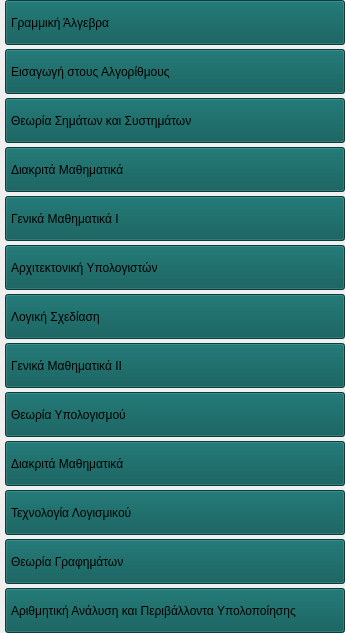
               <widget class="QWidget" name="scrollAreaWidgetContents_2">
                <property name="geometry">
                 <rect>
                  <x>0</x>
                  <y>0</y>
                  <width>345</width>
                  <height>633</height>
                 </rect>
                </property>
                <layout class="QVBoxLayout" name="verticalLayout_37">
                 <property name="spacing">
                  <number>4</number>
                 </property>
                 <property name="leftMargin">
                  <number>5</number>
                 </property>
                 <property name="topMargin">
                  <number>0</number>
                 </property>
                 <property name="rightMargin">
                  <number>0</number>
                 </property>
                 <property name="bottomMargin">
                  <number>0</number>
                 </property>
                 <item>
                  <widget class="QPushButton" name="pushButton_45">
                   <property name="sizePolicy">
                    <sizepolicy hsizetype="Preferred" vsizetype="Fixed">
                     <horstretch>0</horstretch>
                     <verstretch>0</verstretch>
                    </sizepolicy>
                   </property>
                   <property name="minimumSize">
                    <size>
                     <width>0</width>
                     <height>45</height>
                    </size>
                   </property>
                   <property name="maximumSize">
                    <size>
                     <width>500</width>
                     <height>45</height>
                    </size>
                   </property>
                   <property name="font">
                    <font>
                     <pointsize>9</pointsize>
                     <stylestrategy>PreferDefault</stylestrategy>
                    </font>
                   </property>
                   <property name="layoutDirection">
                    <enum>Qt::LeftToRight</enum>
                   </property>
                   <property name="autoFillBackground">
                    <bool>false</bool>
                   </property>
                   <property name="styleSheet">
                    <string notr="true">background-color: rgb(5, 87, 85);
text-align: left; padding-left: 5px;
</string>
                   </property>
                   <property name="text">
                    <string>Γραμμική Άλγεβρα</string>
                   </property>
                   <property name="icon">
                    <iconset resource="../Qss/icons/_icons.qrc">
                     <normaloff>:/feather/icons/feather/book-open.png</normaloff>:/feather/icons/feather/book-open.png</iconset>
                   </property>
                   <property name="iconSize">
                    <size>
                     <width>20</width>
                     <height>20</height>
                    </size>
                   </property>
                  </widget>
                 </item>
                 <item>
                  <widget class="QPushButton" name="pushButton_47">
                   <property name="sizePolicy">
                    <sizepolicy hsizetype="Preferred" vsizetype="Fixed">
                     <horstretch>0</horstretch>
                     <verstretch>0</verstretch>
                    </sizepolicy>
                   </property>
                   <property name="minimumSize">
                    <size>
                     <width>0</width>
                     <height>45</height>
                    </size>
                   </property>
                   <property name="maximumSize">
                    <size>
                     <width>500</width>
                     <height>45</height>
                    </size>
                   </property>
                   <property name="font">
                    <font>
                     <pointsize>9</pointsize>
                     <stylestrategy>PreferDefault</stylestrategy>
                    </font>
                   </property>
                   <property name="layoutDirection">
                    <enum>Qt::LeftToRight</enum>
                   </property>
                   <property name="autoFillBackground">
                    <bool>false</bool>
                   </property>
                   <property name="styleSheet">
                    <string notr="true">background-color: rgb(5, 87, 85);
text-align: left; padding-left: 5px;
</string>
                   </property>
                   <property name="text">
                    <string>Εισαγωγή στους Αλγορίθμους</string>
                   </property>
                   <property name="icon">
                    <iconset resource="../Qss/icons/_icons.qrc">
                     <normaloff>:/feather/icons/feather/book-open.png</normaloff>:/feather/icons/feather/book-open.png</iconset>
                   </property>
                   <property name="iconSize">
                    <size>
                     <width>20</width>
                     <height>20</height>
                    </size>
                   </property>
                  </widget>
                 </item>
                 <item>
                  <widget class="QPushButton" name="pushButton_46">
                   <property name="sizePolicy">
                    <sizepolicy hsizetype="Preferred" vsizetype="Fixed">
                     <horstretch>0</horstretch>
                     <verstretch>0</verstretch>
                    </sizepolicy>
                   </property>
                   <property name="minimumSize">
                    <size>
                     <width>0</width>
                     <height>45</height>
                    </size>
                   </property>
                   <property name="maximumSize">
                    <size>
                     <width>500</width>
                     <height>45</height>
                    </size>
                   </property>
                   <property name="font">
                    <font>
                     <pointsize>9</pointsize>
                     <stylestrategy>PreferDefault</stylestrategy>
                    </font>
                   </property>
                   <property name="layoutDirection">
                    <enum>Qt::LeftToRight</enum>
                   </property>
                   <property name="autoFillBackground">
                    <bool>false</bool>
                   </property>
                   <property name="styleSheet">
                    <string notr="true">background-color: rgb(5, 87, 85);
text-align: left; padding-left: 5px;
</string>
                   </property>
                   <property name="text">
                    <string>Θεωρία Σημάτων και Συστημάτων</string>
                   </property>
                   <property name="icon">
                    <iconset resource="../Qss/icons/_icons.qrc">
                     <normaloff>:/feather/icons/feather/book-open.png</normaloff>:/feather/icons/feather/book-open.png</iconset>
                   </property>
                   <property name="iconSize">
                    <size>
                     <width>20</width>
                     <height>20</height>
                    </size>
                   </property>
                  </widget>
                 </item>
                 <item>
                  <widget class="QPushButton" name="pushButton_44">
                   <property name="sizePolicy">
                    <sizepolicy hsizetype="Preferred" vsizetype="Fixed">
                     <horstretch>0</horstretch>
                     <verstretch>0</verstretch>
                    </sizepolicy>
                   </property>
                   <property name="minimumSize">
                    <size>
                     <width>0</width>
                     <height>45</height>
                    </size>
                   </property>
                   <property name="maximumSize">
                    <size>
                     <width>500</width>
                     <height>45</height>
                    </size>
                   </property>
                   <property name="font">
                    <font>
                     <pointsize>9</pointsize>
                     <stylestrategy>PreferDefault</stylestrategy>
                    </font>
                   </property>
                   <property name="layoutDirection">
                    <enum>Qt::LeftToRight</enum>
                   </property>
                   <property name="autoFillBackground">
                    <bool>false</bool>
                   </property>
                   <property name="styleSheet">
                    <string notr="true">background-color: rgb(5, 87, 85);
text-align: left; padding-left: 5px;
</string>
                   </property>
                   <property name="text">
                    <string>Διακριτά Μαθηματικά</string>
                   </property>
                   <property name="icon">
                    <iconset resource="../Qss/icons/_icons.qrc">
                     <normaloff>:/feather/icons/feather/book-open.png</normaloff>:/feather/icons/feather/book-open.png</iconset>
                   </property>
                   <property name="iconSize">
                    <size>
                     <width>20</width>
                     <height>20</height>
                    </size>
                   </property>
                  </widget>
                 </item>
                 <item>
                  <widget class="QPushButton" name="pushButton_43">
                   <property name="sizePolicy">
                    <sizepolicy hsizetype="Preferred" vsizetype="Fixed">
                     <horstretch>0</horstretch>
                     <verstretch>0</verstretch>
                    </sizepolicy>
                   </property>
                   <property name="minimumSize">
                    <size>
                     <width>0</width>
                     <height>45</height>
                    </size>
                   </property>
                   <property name="maximumSize">
                    <size>
                     <width>500</width>
                     <height>45</height>
                    </size>
                   </property>
                   <property name="font">
                    <font>
                     <pointsize>9</pointsize>
                     <stylestrategy>PreferDefault</stylestrategy>
                    </font>
                   </property>
                   <property name="layoutDirection">
                    <enum>Qt::LeftToRight</enum>
                   </property>
                   <property name="autoFillBackground">
                    <bool>false</bool>
                   </property>
                   <property name="styleSheet">
                    <string notr="true">background-color: rgb(5, 87, 85);
text-align: left; padding-left: 5px;
</string>
                   </property>
                   <property name="text">
                    <string>Γενικά Μαθηματικά Ι</string>
                   </property>
                   <property name="icon">
                    <iconset resource="../Qss/icons/_icons.qrc">
                     <normaloff>:/feather/icons/feather/book-open.png</normaloff>:/feather/icons/feather/book-open.png</iconset>
                   </property>
                   <property name="iconSize">
                    <size>
                     <width>20</width>
                     <height>20</height>
                    </size>
                   </property>
                  </widget>
                 </item>
                 <item>
                  <widget class="QPushButton" name="pushButton_42">
                   <property name="sizePolicy">
                    <sizepolicy hsizetype="Preferred" vsizetype="Fixed">
                     <horstretch>0</horstretch>
                     <verstretch>0</verstretch>
                    </sizepolicy>
                   </property>
                   <property name="minimumSize">
                    <size>
                     <width>0</width>
                     <height>45</height>
                    </size>
                   </property>
                   <property name="maximumSize">
                    <size>
                     <width>500</width>
                     <height>45</height>
                    </size>
                   </property>
                   <property name="font">
                    <font>
                     <pointsize>9</pointsize>
                     <stylestrategy>PreferDefault</stylestrategy>
                    </font>
                   </property>
                   <property name="layoutDirection">
                    <enum>Qt::LeftToRight</enum>
                   </property>
                   <property name="autoFillBackground">
                    <bool>false</bool>
                   </property>
                   <property name="styleSheet">
                    <string notr="true">background-color: rgb(5, 87, 85);
text-align: left; padding-left: 5px;
</string>
                   </property>
                   <property name="text">
                    <string>Αρχιτεκτονική Υπολογιστών</string>
                   </property>
                   <property name="icon">
                    <iconset resource="../Qss/icons/_icons.qrc">
                     <normaloff>:/feather/icons/feather/book-open.png</normaloff>:/feather/icons/feather/book-open.png</iconset>
                   </property>
                   <property name="iconSize">
                    <size>
                     <width>20</width>
                     <height>20</height>
                    </size>
                   </property>
                  </widget>
                 </item>
                 <item>
                  <widget class="QPushButton" name="pushButton_41">
                   <property name="sizePolicy">
                    <sizepolicy hsizetype="Preferred" vsizetype="Fixed">
                     <horstretch>0</horstretch>
                     <verstretch>0</verstretch>
                    </sizepolicy>
                   </property>
                   <property name="minimumSize">
                    <size>
                     <width>0</width>
                     <height>45</height>
                    </size>
                   </property>
                   <property name="maximumSize">
                    <size>
                     <width>500</width>
                     <height>45</height>
                    </size>
                   </property>
                   <property name="font">
                    <font>
                     <pointsize>9</pointsize>
                     <stylestrategy>PreferDefault</stylestrategy>
                    </font>
                   </property>
                   <property name="layoutDirection">
                    <enum>Qt::LeftToRight</enum>
                   </property>
                   <property name="autoFillBackground">
                    <bool>false</bool>
                   </property>
                   <property name="styleSheet">
                    <string notr="true">background-color: rgb(5, 87, 85);
text-align: left; padding-left: 5px;
</string>
                   </property>
                   <property name="text">
                    <string>Λογική Σχεδίαση</string>
                   </property>
                   <property name="icon">
                    <iconset resource="../Qss/icons/_icons.qrc">
                     <normaloff>:/feather/icons/feather/book-open.png</normaloff>:/feather/icons/feather/book-open.png</iconset>
                   </property>
                   <property name="iconSize">
                    <size>
                     <width>20</width>
                     <height>20</height>
                    </size>
                   </property>
                  </widget>
                 </item>
                 <item>
                  <widget class="QPushButton" name="pushButton_40">
                   <property name="sizePolicy">
                    <sizepolicy hsizetype="Preferred" vsizetype="Fixed">
                     <horstretch>0</horstretch>
                     <verstretch>0</verstretch>
                    </sizepolicy>
                   </property>
                   <property name="minimumSize">
                    <size>
                     <width>0</width>
                     <height>45</height>
                    </size>
                   </property>
                   <property name="maximumSize">
                    <size>
                     <width>500</width>
                     <height>45</height>
                    </size>
                   </property>
                   <property name="font">
                    <font>
                     <pointsize>9</pointsize>
                     <stylestrategy>PreferDefault</stylestrategy>
                    </font>
                   </property>
                   <property name="layoutDirection">
                    <enum>Qt::LeftToRight</enum>
                   </property>
                   <property name="autoFillBackground">
                    <bool>false</bool>
                   </property>
                   <property name="styleSheet">
                    <string notr="true">background-color: rgb(5, 87, 85);
text-align: left; padding-left: 5px;
</string>
                   </property>
                   <property name="text">
                    <string>Γενικά Μαθηματικά ΙΙ</string>
                   </property>
                   <property name="icon">
                    <iconset resource="../Qss/icons/_icons.qrc">
                     <normaloff>:/feather/icons/feather/book-open.png</normaloff>:/feather/icons/feather/book-open.png</iconset>
                   </property>
                   <property name="iconSize">
                    <size>
                     <width>20</width>
                     <height>20</height>
                    </size>
                   </property>
                  </widget>
                 </item>
                 <item>
                  <widget class="QPushButton" name="pushButton_39">
                   <property name="sizePolicy">
                    <sizepolicy hsizetype="Preferred" vsizetype="Fixed">
                     <horstretch>0</horstretch>
                     <verstretch>0</verstretch>
                    </sizepolicy>
                   </property>
                   <property name="minimumSize">
                    <size>
                     <width>0</width>
                     <height>45</height>
                    </size>
                   </property>
                   <property name="maximumSize">
                    <size>
                     <width>500</width>
                     <height>45</height>
                    </size>
                   </property>
                   <property name="font">
                    <font>
                     <pointsize>9</pointsize>
                     <stylestrategy>PreferDefault</stylestrategy>
                    </font>
                   </property>
                   <property name="layoutDirection">
                    <enum>Qt::LeftToRight</enum>
                   </property>
                   <property name="autoFillBackground">
                    <bool>false</bool>
                   </property>
                   <property name="styleSheet">
                    <string notr="true">background-color: rgb(5, 87, 85);
text-align: left; padding-left: 5px;
</string>
                   </property>
                   <property name="text">
                    <string>Θεωρία Υπολογισμού</string>
                   </property>
                   <property name="icon">
                    <iconset resource="../Qss/icons/_icons.qrc">
                     <normaloff>:/feather/icons/feather/book-open.png</normaloff>:/feather/icons/feather/book-open.png</iconset>
                   </property>
                   <property name="iconSize">
                    <size>
                     <width>20</width>
                     <height>20</height>
                    </size>
                   </property>
                  </widget>
                 </item>
                 <item>
                  <widget class="QPushButton" name="pushButton_48">
                   <property name="sizePolicy">
                    <sizepolicy hsizetype="Preferred" vsizetype="Fixed">
                     <horstretch>0</horstretch>
                     <verstretch>0</verstretch>
                    </sizepolicy>
                   </property>
                   <property name="minimumSize">
                    <size>
                     <width>0</width>
                     <height>45</height>
                    </size>
                   </property>
                   <property name="maximumSize">
                    <size>
                     <width>500</width>
                     <height>45</height>
                    </size>
                   </property>
                   <property name="font">
                    <font>
                     <pointsize>9</pointsize>
                     <stylestrategy>PreferDefault</stylestrategy>
                    </font>
                   </property>
                   <property name="layoutDirection">
                    <enum>Qt::LeftToRight</enum>
                   </property>
                   <property name="autoFillBackground">
                    <bool>false</bool>
                   </property>
                   <property name="styleSheet">
                    <string notr="true">background-color: rgb(5, 87, 85);
text-align: left; padding-left: 5px;
</string>
                   </property>
                   <property name="text">
                    <string>Διακριτά Μαθηματικά</string>
                   </property>
                   <property name="icon">
                    <iconset resource="../Qss/icons/_icons.qrc">
                     <normaloff>:/feather/icons/feather/book-open.png</normaloff>:/feather/icons/feather/book-open.png</iconset>
                   </property>
                   <property name="iconSize">
                    <size>
                     <width>20</width>
                     <height>20</height>
                    </size>
                   </property>
                  </widget>
                 </item>
                 <item>
                  <widget class="QPushButton" name="pushButton_38">
                   <property name="sizePolicy">
                    <sizepolicy hsizetype="Preferred" vsizetype="Fixed">
                     <horstretch>0</horstretch>
                     <verstretch>0</verstretch>
                    </sizepolicy>
                   </property>
                   <property name="minimumSize">
                    <size>
                     <width>0</width>
                     <height>45</height>
                    </size>
                   </property>
                   <property name="maximumSize">
                    <size>
                     <width>500</width>
                     <height>45</height>
                    </size>
                   </property>
                   <property name="font">
                    <font>
                     <pointsize>9</pointsize>
                     <stylestrategy>PreferDefault</stylestrategy>
                    </font>
                   </property>
                   <property name="layoutDirection">
                    <enum>Qt::LeftToRight</enum>
                   </property>
                   <property name="autoFillBackground">
                    <bool>false</bool>
                   </property>
                   <property name="styleSheet">
                    <string notr="true">background-color: rgb(5, 87, 85);
text-align: left; padding-left: 5px;
</string>
                   </property>
                   <property name="text">
                    <string>Τεχνολογία Λογισμικού</string>
                   </property>
                   <property name="icon">
                    <iconset resource="../Qss/icons/_icons.qrc">
                     <normaloff>:/feather/icons/feather/book-open.png</normaloff>:/feather/icons/feather/book-open.png</iconset>
                   </property>
                   <property name="iconSize">
                    <size>
                     <width>20</width>
                     <height>20</height>
                    </size>
                   </property>
                  </widget>
                 </item>
                 <item>
                  <widget class="QPushButton" name="pushButton_37">
                   <property name="sizePolicy">
                    <sizepolicy hsizetype="Preferred" vsizetype="Fixed">
                     <horstretch>0</horstretch>
                     <verstretch>0</verstretch>
                    </sizepolicy>
                   </property>
                   <property name="minimumSize">
                    <size>
                     <width>0</width>
                     <height>45</height>
                    </size>
                   </property>
                   <property name="maximumSize">
                    <size>
                     <width>500</width>
                     <height>45</height>
                    </size>
                   </property>
                   <property name="font">
                    <font>
                     <pointsize>9</pointsize>
                     <stylestrategy>PreferDefault</stylestrategy>
                    </font>
                   </property>
                   <property name="layoutDirection">
                    <enum>Qt::LeftToRight</enum>
                   </property>
                   <property name="autoFillBackground">
                    <bool>false</bool>
                   </property>
                   <property name="styleSheet">
                    <string notr="true">background-color: rgb(5, 87, 85);
text-align: left; padding-left: 5px;
</string>
                   </property>
                   <property name="text">
                    <string>Θεωρία Γραφημάτων</string>
                   </property>
                   <property name="icon">
                    <iconset resource="../Qss/icons/_icons.qrc">
                     <normaloff>:/feather/icons/feather/book-open.png</normaloff>:/feather/icons/feather/book-open.png</iconset>
                   </property>
                   <property name="iconSize">
                    <size>
                     <width>20</width>
                     <height>20</height>
                    </size>
                   </property>
                  </widget>
                 </item>
                 <item>
                  <widget class="QPushButton" name="pushButton_36">
                   <property name="sizePolicy">
                    <sizepolicy hsizetype="Preferred" vsizetype="Fixed">
                     <horstretch>0</horstretch>
                     <verstretch>0</verstretch>
                    </sizepolicy>
                   </property>
                   <property name="minimumSize">
                    <size>
                     <width>0</width>
                     <height>45</height>
                    </size>
                   </property>
                   <property name="maximumSize">
                    <size>
                     <width>500</width>
                     <height>45</height>
                    </size>
                   </property>
                   <property name="font">
                    <font>
                     <pointsize>9</pointsize>
                     <stylestrategy>PreferDefault</stylestrategy>
                    </font>
                   </property>
                   <property name="layoutDirection">
                    <enum>Qt::LeftToRight</enum>
                   </property>
                   <property name="autoFillBackground">
                    <bool>false</bool>
                   </property>
                   <property name="styleSheet">
                    <string notr="true">background-color: rgb(5, 87, 85);
text-align: left; padding-left: 5px;
</string>
                   </property>
                   <property name="text">
                    <string>Αριθμητική Ανάλυση και Περιβάλλοντα Υπολοποίησης</string>
                   </property>
                   <property name="icon">
                    <iconset resource="../Qss/icons/_icons.qrc">
                     <normaloff>:/feather/icons/feather/book-open.png</normaloff>:/feather/icons/feather/book-open.png</iconset>
                   </property>
                   <property name="iconSize">
                    <size>
                     <width>20</width>
                     <height>20</height>
                    </size>
                   </property>
                  </widget>
                 </item>
                </layout>
               </widget>
